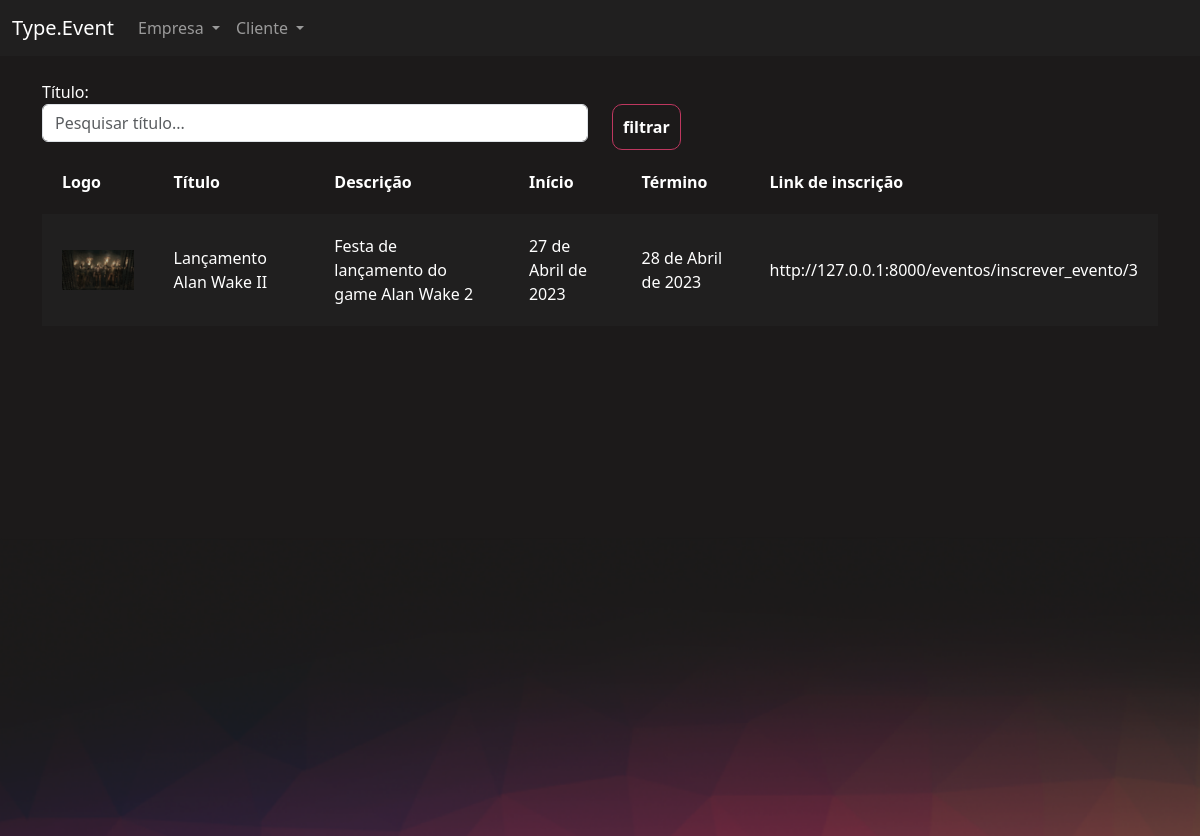
Screenshot of /eventos/gerenciar_evento/ (signed in) with the database file from the repository.
### eventos/models.py (models this page shows, shortened)
class Evento(models.Model):
    criador = models.ForeignKey(User, on_delete=models.CASCADE, null=True, blank=True)
    nome = models.CharField(max_length=256)
    descricao = models.TextField()
    data_inicio = models.DateField()
    data_termino = models.DateField()
    carga_horaria = models.IntegerField()
    logo = models.ImageField(upload_to="logos")
    participantes = models.ManyToManyField(User, related_name='evento_participante', blank=True, null=True)
    cor_principal = models.CharField(max_length=7)
    cor_secundaria = models.CharField(max_length=7)
    cor_fundo = models.CharField(max_length=7)

### eventos/views.py (the view)
# urls.py: path('gerenciar_evento/', views.gerenciar_evento, name="gerenciar_evento"),
@login_required
def gerenciar_evento(request):
    if request.method == 'GET':
        eventos = Evento.objects.filter(criador=request.user)
        nome = request.GET.get('nome')
        if nome:
            eventos = Evento.objects.filter(nome__contains=nome)
        return render(request, 'gerenciar_evento.html', {'eventos': eventos})

### templates/gerenciar_evento.html (shortened to what this page needs)
{% extends "bases/base_evento.html" %}
{% load static %}
{% block 'importacoes' %}
    <link href="{% static 'gerenciar_evento/css/gerenciar_evento.css' %}" rel="stylesheet">
{% endblock %}
{% block 'conteudo' %}
    <div class="container">
        <br>
        <div class="row">
            <div class="col-md">
                <form action="{% url 'gerenciar_evento' %}" method="GET">
                <label>Título:</label>
                <input type="text" placeholder="Pesquisar título..." class="form-control" name="nome">
            </div>
            <div class="col-md">
                <br>
                <input type="submit" class="btn-principal" value="filtrar">
            </div>
        </div>
        <table>
            <tr>
                <th>Logo</th>
                <th>Título</th>
                <th>Descrição</th>
                <th>Início</th>
                <th>Término</th>
                <th>Link de inscrição</th>
            </tr>
            {% for evento in eventos %}
                <tr class="{% cycle 'linha' 'linha2' %}">
                <td width="10%"><a href="{% url 'participantes_evento' evento.id %}"><img width="100%" src="/media/{{evento.logo}}"></a></td>
                <td>{{evento.nome}}</td>
                <td>{{evento.descricao}}</td>
                <td>{{evento.data_inicio}}</td>
                <td>{{evento.data_termino}}</td>
                <td>http://127.0.0.1:8000/eventos/inscrever_evento/{{evento.id}}</td>
            </tr>
            {% endfor %}
        </table>
    </div>
{% endblock %}

### templates/static/geral/css/base.css (style rules this page uses)
body { color: white !important; }
:root { --main-color: #201F1F; --dark-color: #1C1A1A; --contrast-color: #BE375F; --differential-color: #ED8554; }

### templates/static/gerenciar_evento/css/gerenciar_evento.css (style rules this page uses)
table { width: 100%; padding: 20px; }
.linha { height: 40px; background-color: var(--main-color); padding: 20px; }
td, th { padding: 20px; }

### templates/static/evento/css/evento.css (style rules this page uses)
body { background-color: #1C1A1A; }

### templates/static/usuarios/css/usuarios.css (style rules this page uses)
.btn-principal { background-color: transparent; border: 1px solid var(--contrast-color); color: white; padding: 10px; border-radius: 10px; font-weight: bold; }

### rows the page displays
Evento: logo (picture), nome "Lançamento Alan Wake II", descricao "Festa de lançamento do game Alan Wake 2", data_inicio "27 de Abril de 2023", data_termino "28 de Abril de 2023", id "3"
